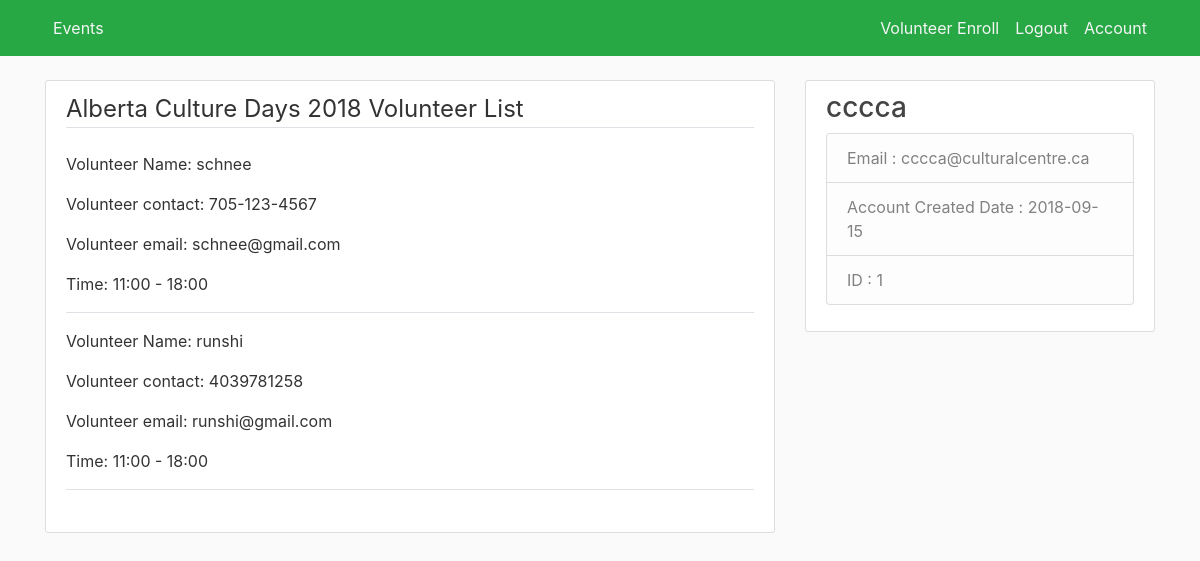
/vlist/1 (signed in), run on the app's committed database.
### volunteer_blog/models.py (models this page shows, shortened)
class Post(db.Model):
    id = db.Column(db.Integer, primary_key=True)
    enroll_close_date = db.Column(db.String(30), nullable=True)
    location = db.Column(db.String(100), nullable=False)
    date = db.Column(db.String(30),  nullable=False)
    time = db.Column(db.String(30), nullable=False)
    title = db.Column(db.String(30),  nullable=False)
    content = db.Column(db.String(1000),  nullable=False)
    user_id = db.Column(db.Integer, db.ForeignKey('user.id'), nullable=False)
    post_created_time = db.Column(db.DateTime, nullable=False, default=datetime.utcnow)
    joins = db.relationship('Join', backref='post', lazy=True)

class Join(db.Model):
    id = db.Column(db.Integer, primary_key=True)
    volunteering_hrs = db.Column(db.Integer, nullable=True)
    volunteering_pos = db.Column(db.String(30), nullable=True)
    volunteering_comm = db.Column(db.String(100), nullable=True)
    volunteer_contact = db.Column(db.String(30), nullable=False)
    volunteer_username= db.Column(db.String(30), nullable=False)
    volunteer_email = db.Column(db.String(30), nullable=False)
    organizer_id = db.Column(db.Integer, nullable=False)
    user_id = db.Column(db.Integer, db.ForeignKey('user.id'), nullable=False)
    post_id = db.Column(db.Integer, db.ForeignKey('post.id'), nullable=False)

class User(db.Model, UserMixin):
    id = db.Column(db.Integer, primary_key=True)
    category = db.Column(db.String(30), nullable=False)
    username = db.Column(db.String(30), unique=True, nullable=False)
    email = db.Column(db.String(30), unique=True, nullable=False)
    telephone = db.Column(db.String(30), nullable=True)
    image_file = db.Column(db.String(30), nullable=False, default='default.jpg')
    password = db.Column(db.String(60),nullable=False)
    user_created_time = db.Column(db.DateTime, nullable=False, default=datetime.utcnow)
    joins = db.relationship('Join', backref='organizer', lazy=True)
    posts = db.relationship('Post', backref='author', lazy=True)

### volunteer_blog/routes.py (the view)
@app.route('/vlist/<int:post_id>', methods=['GET','POST'])
@login_required
def vlist(post_id):
    post_title = Post.query.filter_by(id=post_id).first().title
    or_joins = Join.query.filter_by(organizer_id=current_user.id).all()
    return render_template('vlist.html', title='vlist', or_joins=or_joins, post_id=post_id, post_title=post_title)

### volunteer_blog/models.py (called while the page is built)
@login_manager.user_loader
def load_user(user_id):
    return User.query.get(int(user_id))

### volunteer_blog/templates/vlist.html
{% extends 'layout.html' %}
{% block content %}
                    <div class="content-section">
                        <fieldset class="form-group">
                            <legend class="border-bottom mb-4">{{post_title}} Volunteer List</legend>
                            {% for join in or_joins %}
                            {% if join.post_id == post_id %}
                             <div class="form-group">
                                <p>Volunteer Name:  {{ join.volunteer_username}}</p>
                             </div>
                             <div class="form-group">
                                <p>Volunteer contact:  {{ join.volunteer_contact}}</p>
                             </div>
                             <div class="form-group">
                                <p>Volunteer email:  {{ join.volunteer_email}}</p>
                             </div>
                             <div class="border-bottom form-group">
                                <p>Time:  {{ join.post.time}}</p>
                             </div>
                            {% endif %}
                            {% endfor %}
                        </fieldset>
                    </div>
{% endblock content %}

### volunteer_blog/templates/layout.html (shortened to what this page needs)
<!DOCTYPE html>
<html>
<head>
    <link rel="stylesheet" href="https://maxcdn.bootstrapcdn.com/bootstrap/4.0.0/css/bootstrap.min.css">
    <link rel="stylesheet" type="text/css" href="{{ url_for('static', filename='main.css') }}">
</head>
<body>
   <header class="site-header">
      <nav class="navbar navbar-expand-md navbar-light bg-success fixed-top">
        <div class="container">
        <div class="navbar-nav">
            <a class="nav-item nav-link" href="/">Events</a>
        </div>
          <div class="collapse navbar-collapse" id="navbarToggle">
            <div class="navbar-nav">
                {% if current_user.is_authenticated %}
                    {% if current_user.category=='organization' %}
                        <a class="nav-item nav-link" href="{{ url_for('new_post') }}">Volunteer Enroll</a>
                    {% endif %}
                    <a class="nav-item nav-link" href="{{ url_for('logout') }}"> Logout </a>
                    <a class="nav-item nav-link" href="{{ url_for('account') }}"> Account </a>
                {% else %}
                    <a class="nav-item nav-link" href="{{ url_for('login') }}">Login</a>
                    <a class="nav-item nav-link" href="{{ url_for('register') }}">Register</a>
                {% endif %}
            </div>
          </div>
        </div>
      </nav>
    </header>
    <main role="main" class="container">
      <div class="row">
        <div class="col-md-8">
          {% block content %}{% endblock %}
        </div>
          {% if current_user.is_authenticated %}
            <div class="col-md-4">
              <div class="content-section">
                <h3>{{ current_user.username }}</h3>
                  <ul class="list-group">
                    <li class="list-group-item list-group-item-light">Email : {{ current_user.email }}</li>
                    <li class="list-group-item list-group-item-light">Account Created Date : {{ current_user.user_created_time.strftime('%Y-%m-%d')  }}</li>
                    <li class="list-group-item list-group-item-light">ID : {{ current_user.id }}</li>
                  </ul>
              </div>
            </div>
          {% endif %}
      </div>
    </main>
</body>
</html>

### volunteer_blog/static/main.css (style rules this page uses)
body { background: #fafafa; color: #333333; margin-top: 5rem; }
h1, h2, h3, h4, h5, h6 { color: #444444; }
.site-header .navbar-nav .nav-link { color: #f5f5f5; }
.content-section { background: #ffffff; padding: 10px 20px; border: 1px solid #dddddd; border-radius: 3px; margin-bottom: 20px; }

### data on the page
Post: title "Alberta Culture Days 2018"
Join: volunteer_username "schnee", volunteer_contact "705-123-4567", volunteer_email "schnee@gmail.com", post.time "11:00 - 18:00"
Join: volunteer_username "runshi", volunteer_contact "4039781258", volunteer_email "runshi@gmail.com", post.time "11:00 - 18:00"
User: username "cccca", email "cccca@culturalcentre.ca", user_created_time "2018-09-15", id "1"
